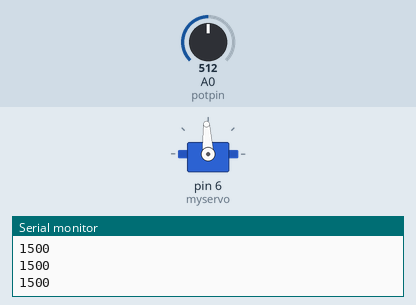
Bench run of a sketch on a simulated Arduino Uno, built with avr-gcc and run on an emulated ATmega328P. On the bench: servo, the last lines printed to the serial monitor. The test bench sets the inputs (shaded band); at power-on: A0 (potpin) = 512.

Above: at 1.2 s.
1.3 s: A0 (potpin) set to 716
At 2.3 s:
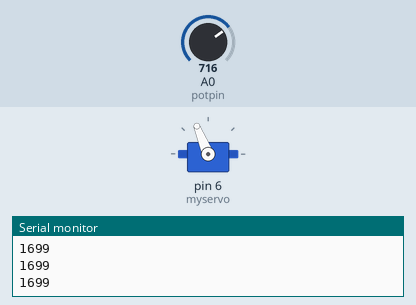
2.8 s: A0 (potpin) set to 900
At 3.4 s:
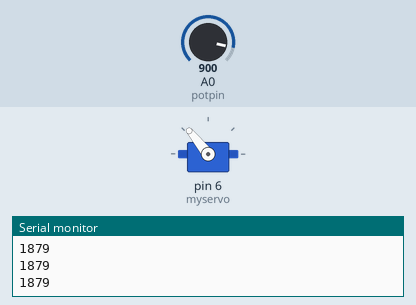
4.3 s: A0 (potpin) set to 1023
At 5.5 s:
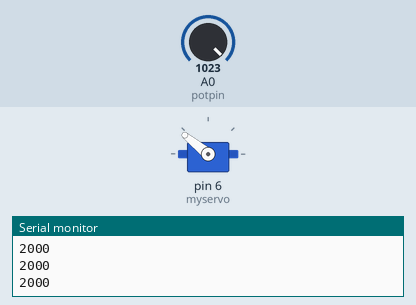
5.8 s: A0 (potpin) set to 306
At 6.7 s:
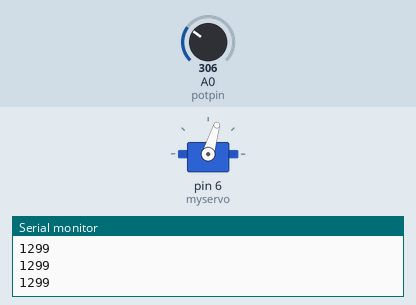
7.3 s: A0 (potpin) set to 122
At 7.8 s:
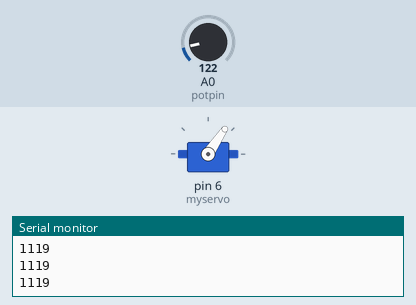
8.8 s: A0 (potpin) set to 511
At 10.1 s:
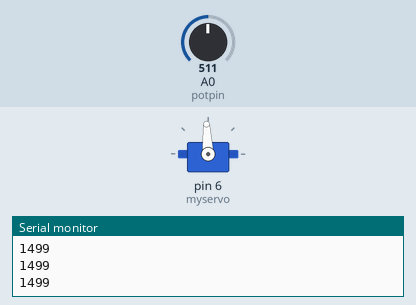
Timing chart, 0 to 11.3 s (numbered marks = the images above; inputs shaded):
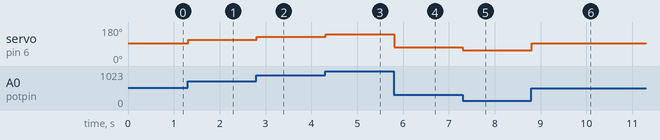

The sketch:

microservopot.ino
```cpp
#include <Servo.h>
Servo myservo;
int potpin = A0;
int val;
void setup()
{
 myservo.attach(6);
 myservo.writeMicroseconds(1500);
 Serial.begin(9600);
}
void loop()
{
 val = analogRead(potpin);
 val = map(val, 0, 1023, 1000, 2000);
 myservo.writeMicroseconds(val);
 Serial.println(val);
 delay(15);
}
```

Measured:
- after the input at 1.3 s, servo on pin 6 (myservo): 93° → 112° at once
- after the input at 2.8 s, servo on pin 6 (myservo): 112° → 129° at once
- after the input at 4.3 s, servo on pin 6 (myservo): 129° → 141° at once
- after the input at 5.8 s, servo on pin 6 (myservo): 141° → 73° at once
- after the input at 7.3 s, servo on pin 6 (myservo): 73° → 56° at once
- after the input at 8.8 s, servo on pin 6 (myservo): 56° → 93° at once
